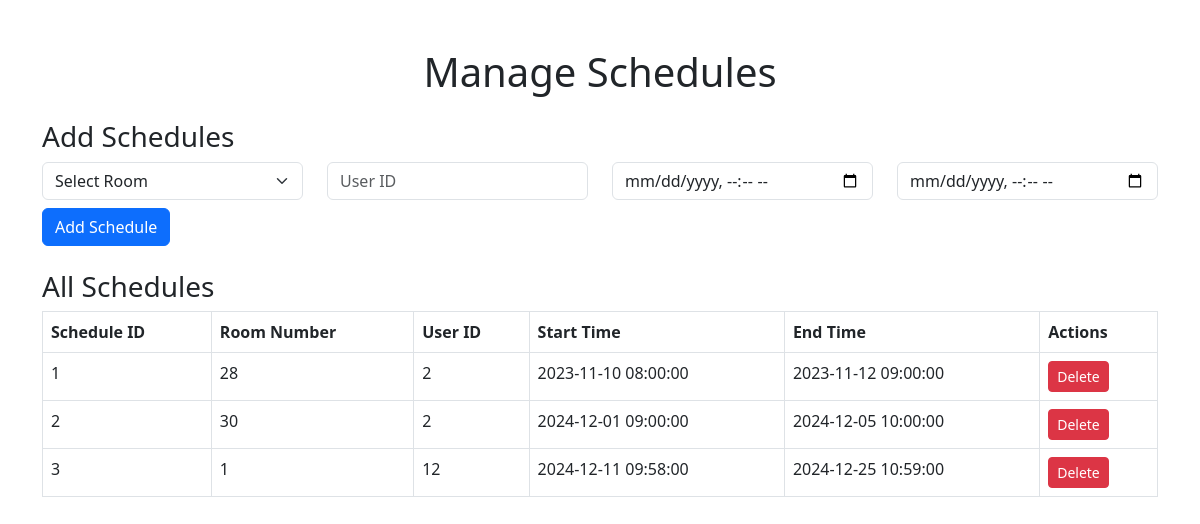
Page /admin/manageSchedules.php on the earlier database version.
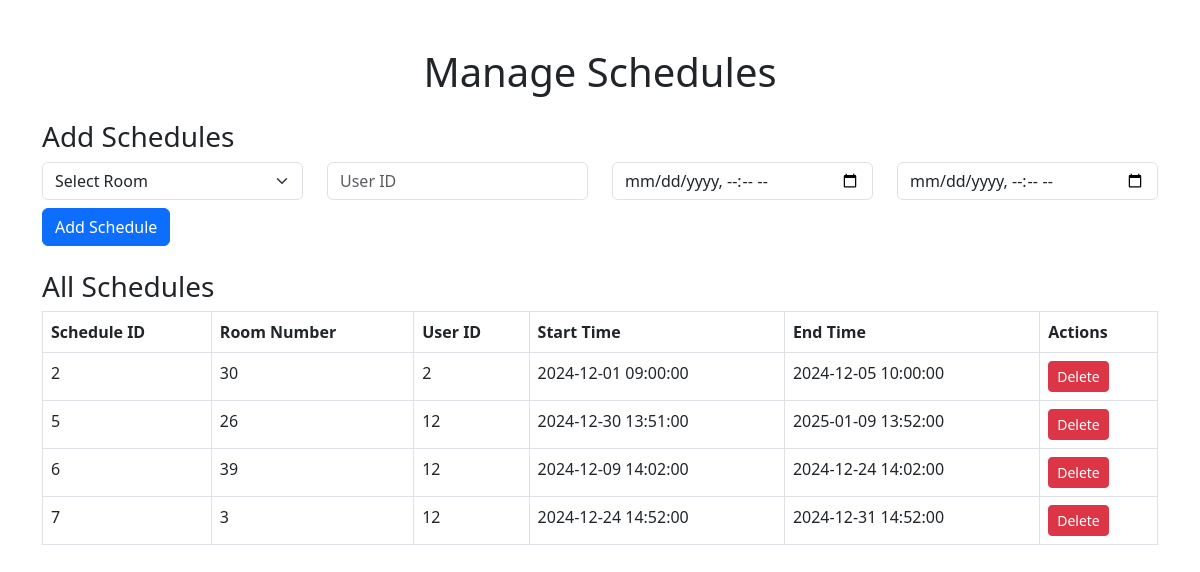
Same page on the later database version.
### tables this page shows
CREATE TABLE `bookings` (
  `Booking_ID` int(11) NOT NULL,
  `user_ID` int(11) NOT NULL,
  `Room_ID` int(11) NOT NULL,
  `Title` varchar(255) NOT NULL,
  `Start_Time` datetime NOT NULL,
  `End_Time` datetime NOT NULL
);

### admin/manageSchedules.php (the view, shortened to what this page needs)
<?php
include('../database/db.php');
$bookings = $pdo->query("SELECT * FROM bookings")->fetchAll(PDO::FETCH_ASSOC);
?>
<!DOCTYPE html>
<html lang="en">
<head>
    <link rel="stylesheet" href="https://cdn.jsdelivr.net/npm/bootstrap@5.3.0/dist/css/bootstrap.min.css">
</head>
<body class="container mt-5">
    <h1 class="text-center mb-4">Manage Schedules</h1>
    <h3>Add Schedules</h3>
    <form method="post" class="mb-4">
        <div class="row">
            <div class="col-md-3">
                <select name="Room_ID" class="form-select" required>
                    <option value="">Select Room</option>
                </select>
            </div>
            <div class="col-md-3">
                <input type="number" name="user_ID" placeholder="User ID" class="form-control" required>
            </div>
            <div class="col-md-3">
                <input type="datetime-local" name="Start_Time" class="form-control" required>
            </div>
            <div class="col-md-3">
                <input type="datetime-local" name="End_Time" class="form-control" required>
            </div>
        </div>
        <button type="submit" name="add_schedule" class="btn btn-primary mt-2">Add Schedule</button>
    </form>
    <h3>All Schedules</h3>
    <table class="table table-bordered">
        <thead>
        <tr>
            <th>Schedule ID</th>
            <th>Room Number</th>
            <th>User ID</th>
            <th>Start Time</th>
            <th>End Time</th>
            <th>Actions</th>
        </tr>
        </thead>
        <tbody>
        <?php foreach ($bookings as $booking): ?>
            <tr>
                <td><?= $booking['Booking_ID'] ?></td>
                <td><?= $booking['Room_ID'] ?></td>
                <td><?= $booking['user_ID'] ?></td>
                <td><?= $booking['Start_Time'] ?></td>
                <td><?= $booking['End_Time'] ?></td>
                <td>
                    <a href="?delete_schedule=<?= $booking['Booking_ID'] ?>" class="btn btn-danger btn-sm">Delete</a>
                </td>
            </tr>
        <?php endforeach; ?>
        </tbody>
    </table>
</body>
</html>

Differences in the rows shown:
removed bookings: Booking_ID "1", Room_ID "28", user_ID "2", Start_Time "2023-11-10 08:00:00", End_Time "2023-11-12 09:00:00"
removed bookings: Booking_ID "3", Room_ID "1", user_ID "12", Start_Time "2024-12-11 09:58:00", End_Time "2024-12-25 10:59:00"
added bookings: Booking_ID "5", Room_ID "26", user_ID "12", Start_Time "2024-12-30 13:51:00", End_Time "2025-01-09 13:52:00"
added bookings: Booking_ID "6", Room_ID "39", user_ID "12", Start_Time "2024-12-09 14:02:00", End_Time "2024-12-24 14:02:00"
added bookings: Booking_ID "7", Room_ID "3", user_ID "12", Start_Time "2024-12-24 14:52:00", End_Time "2024-12-31 14:52:00"
